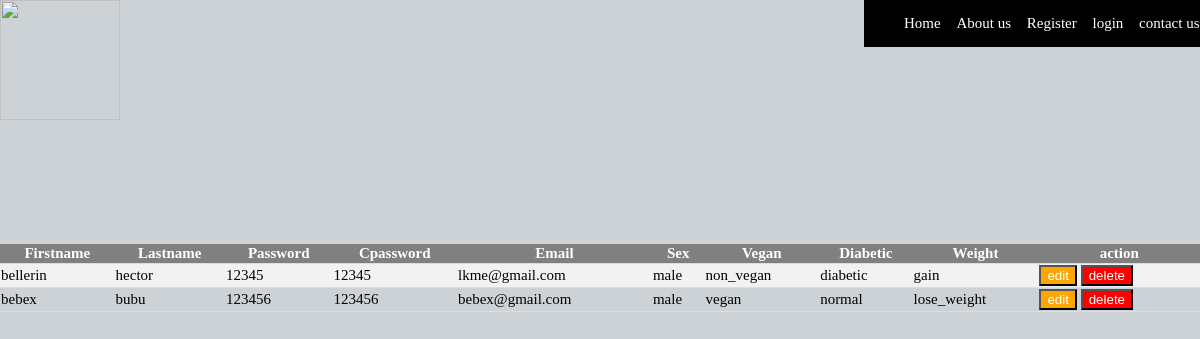
Page /final/fetch.php on the committed database.
### tables this page shows
CREATE TABLE IF NOT EXISTS `reg` (
  `firstname` varchar(50) NOT NULL,
  `lastname` varchar(50) NOT NULL,
  `password` varchar(25) NOT NULL,
  `cpass` varchar(25) NOT NULL,
  `email` varchar(50) NOT NULL,
  `sex` varchar(25) NOT NULL,
  `vegan` varchar(25) NOT NULL,
  `diabetic` varchar(25) NOT NULL,
  `weight` varchar(25) NOT NULL,
  PRIMARY KEY (`email`)
);

### final/fetch.php (the view, shortened to what this page needs)
<!doctype html>
<html>
<head>
  <link href="adview.css" rel="stylesheet"/>
</head>
<body>
  <div class="top">
    <img src="logo.png"/>
    <div class="nav-div">
     <ul class="nav">
        <li><a href="#">Home</a></li>
        <li><a href="about.php">About us</a></li>
        <li><a href="registration.php">Register</a></li>
        <li><a href="login.php">login</a></li>
        <li><a href="#">contact us</a></li>
      </ul>
   </div>
<?php
include('connection.php');
mysqli_select_db($conn,'receipe');
$result=mysqli_query($conn,"SELECT * FROM reg");
?>
<?php
if(mysqli_num_rows($result)>0){
 ?>
 <table class="view">
<tr>
  <th>Firstname</th>
  <th>Lastname</th>
  <th>Password</th>
  <th>Cpassword</th>
  <th>Email</th>
  <th>Sex</th>
  <th>Vegan</th>
  <th>Diabetic</th>
  <th>Weight</th>
  <th>action</th>
</tr>
<?php
while($row=mysqli_fetch_array($result)){
?>
<tr>
    <td><?php echo $row['firstname']?></td>
     <td><?php echo $row['lastname']?></td>
      <td><?php echo $row['password']?></td>
       <td><?php echo $row['cpass']?></td>
        <td><?php echo $row['email']?></td>
         <td><?php echo $row['sex']?></td>
          <td><?php echo $row['vegan']?></td>
           <td><?php echo $row['diabetic']?></td>
            <td><?php echo $row['weight']?></td>
            <td>
          <button id="edit"><a   href="set.php?email=<?php echo $row['email'];?>">edit</a></button>
          <button id="delete"><a  href="deleteaction.php?email=<?php echo $row['email'];?>">delete</a></button>
        </td>
</tr>
<?php
}
 ?>
</table>
<?php
}
else{
  echo "no result found";
}
  ?>
</body>
</html>

### final/connection.php (shortened to what this page needs)
<html>
<body>
</body>
</html>

### final/adview.css (style rules this page uses)
body { margin:0; padding:0; }
table { border-collapse: collapse; width:100%; }
tr:nth-child(even) { background-color: #f2f2f2; }
th { background-color: grey; color: white; margin-left:12px; }
th, td { border-bottom: 1px solid #ddd; }
.view { margin-top: 10%; margin-left: 0%; }
td { margin-left:12px; }
div { display:inline-block; float:left; clear:none; }
.nav { list-style-type: none; }
.top { width:100%; height:890px; font-size: 15px; background-color:rgba(0, 34,54,0.2); background-size: cover; box-shadow: 0 4px 8px 0 grey; }
.nav-div { margin-left: 62%; position:fixed; background-color:#000; width:100%; }
img { width:120px; height:120px; }
li { display:inline; margin-right:12px; }
a { text-decoration:none; color:#fff; }
#edit { background-color:orange; }
#delete { background-color:red; }
th { margin-left:12px; }

### rows in the picture
reg: firstname "bellerin", lastname "hector", password "12345", cpass "12345", email "lkme@gmail.com", sex "male", vegan "non_vegan", diabetic "diabetic", weight "gain"
reg: firstname "bebex", lastname "bubu", password "123456", cpass "123456", email "bebex@gmail.com", sex "male", vegan "vegan", diabetic "normal", weight "lose_weight"
